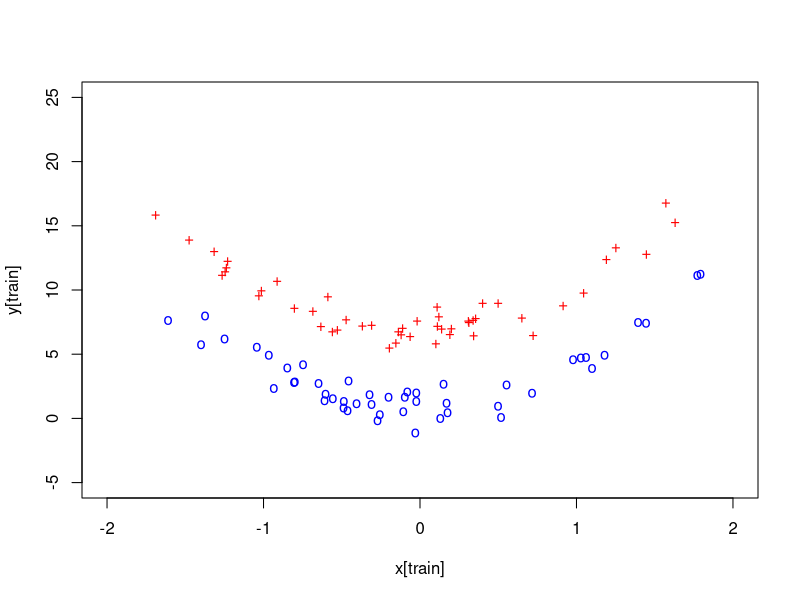

The R script that drew this image: (Note: this script raises an error after producing the figure.)
## ---- chunk 1
knitr::opts_chunk$set(echo = TRUE)
## ---- chunk 2
set.seed(191)
x = rnorm(100)
y = 3 * x^2 + 4 + rnorm(100)
train = sample(100,50)
y[train] = y[train] + 3
y[-train] = y[-train] - 3
plot(x[train], y[train], pch="+", lwd=4, col="red", ylim = c(-5,25), xlim=c(-2,2))
points(x[-train], y[-train], pch="o", lwd=4, col="blue")

## ---- chunk 3
z = rep(0,100)
z[train] = 1
#take 25 observation each from train and -train
#setdiif is used to take difference between index positions 1:100 and train.
final.train = c(sample(train,25), sample(setdiff(1:100, train),25))

data.train = data.frame(x = x[final.train], y= y[final.train], z= as.factor(z[final.train]))


data.test = data.frame(x= x[-final.train], y= y[-final.train], z=as.factor(z[-final.train]))

## ---- chunk 4
svm.linear = svm(z~. , data= data.train, kernel= "linear", cost=10)
plot(svm.linear, data.train)
## ---- chunk 5
table1 = table(z[final.train], predict(svm.linear, data.train))
table1
## ---- chunk 6
(table1[2] + table1[3])/50
## ---- chunk 7
svm.poly = svm(z~. , data= data.train, kernel="polynomial", cost=10)
plot(svm.poly, data.train)
## ---- chunk 8
table1 = table(z[final.train], predict(svm.poly, data.train))
table1
## ---- chunk 9
(table1[2] + table1[3])/50
## ---- chunk 10
svm.radial = svm(z~., data= data.train, kernel="radial", gamma= 1, cost=10)
plot(svm.radial, data.train)
## ---- chunk 11
table1 = table(z[final.train], predict(svm.radial,data.train))
table1
## ---- chunk 12
(table1[2] + table1[3])/50
## ---- chunk 13
table1 = table(z[-final.train], predict(svm.linear, data.test))
table1
## ---- chunk 14
(table1[2] + table1[3])/50
## ---- chunk 15
table1 = table(z[-final.train], predict(svm.poly, data.test))
table1
## ---- chunk 16
(table1[2] + table1[3])/50
## ---- chunk 17
table1 = table(z[-final.train], predict(svm.radial, data.test))
table1
## ---- chunk 18
(table1[2] + table1[3])/50
## ---- chunk 19
set.seed(99)
x1 = runif(500)-0.5
x2 = runif(500)-0.5
y = 1*(x1^2 - x2^2 > 0)
## ---- chunk 20
plot(x1,x2, pch=19, col=y+3)
## ---- chunk 21
data.sim = data.frame(x1=x1,x2=x2, y=y)
## ---- chunk 22
train = sample(500,300)
## ---- chunk 23
library(glmnet)
log.reg = glm(y~., data= data.sim[train,], family="binomial")
summary(log.reg)
## ---- chunk 24
prob = predict(log.reg, newdata = data.sim, type="response")
lm.pred = ifelse(prob>0.5,1,0)
plot(data.sim[lm.pred==1,]$x1,data.sim[lm.pred==1,]$x2 ,col="blue", xlab="X1", ylab="X2", pch= "+")
points(data.sim[lm.pred==0,]$x1,data.sim[lm.pred==0,]$x2 ,col="green", pch= "x")

## ---- chunk 25
log.1 = glm(y~ x1+I(x1^2)+x2, family = "binomial", data= data.sim)
summary(log.1)
## ---- chunk 26
log.2 = glm(y~ I(x1^2)+I(x1*x2), family = "binomial", data= data.sim)
summary(log.2)
## ---- chunk 27
log.3 = glm(y~ I(x1^2)+I(x2^2), family = "binomial", data= data.sim)
summary(log.3)
## ---- chunk 28
log.4 = glm(y~ I(x1^2)+log(x2)+x2, family = "binomial", data= data.sim)
summary(log.4)
## ---- chunk 29
prob = predict(log.3, newdata = data.sim, type="response")
lm.pred = ifelse(prob>0.5,1,0)
plot(data.sim[lm.pred==1,]$x1,data.sim[lm.pred==1,]$x2 ,col="blue", xlab="X1", ylab="X2", pch= "+")
points(data.sim[lm.pred==0,]$x1,data.sim[lm.pred==0,]$x2 ,col="green", pch= "x")
## ---- chunk 30
library(e1071)
## ---- chunk 31
svc = svm(as.factor(y)~ x1 + x2 , data = data.sim, kernel = "linear", cost= 10)
svc.pred =  predict(svc, data.sim)
plot(data.sim[svc.pred==1,]$x1,data.sim[svc.pred==1,]$x2 ,col="blue", xlab="X1", ylab="X2", pch= "+")
points(data.sim[svc.pred==0,]$x1,data.sim[svc.pred==0,]$x2 ,col="green", pch= "x")
## ---- chunk 32
svm.radial = svm(as.factor(y)~., data = data.sim, kernel = "radial", gamma=1, cost=1)
svm.pred =  predict(svm.radial, data.sim, type="class")
plot(data.sim[svm.pred==1,]$x1,data.sim[svm.pred==1,]$x2 ,col="blue", xlab="X1", ylab="X2", pch= "+")
points(data.sim[svm.pred==0,]$x1,data.sim[svm.pred==0,]$x2 ,col="green", pch= "x")
